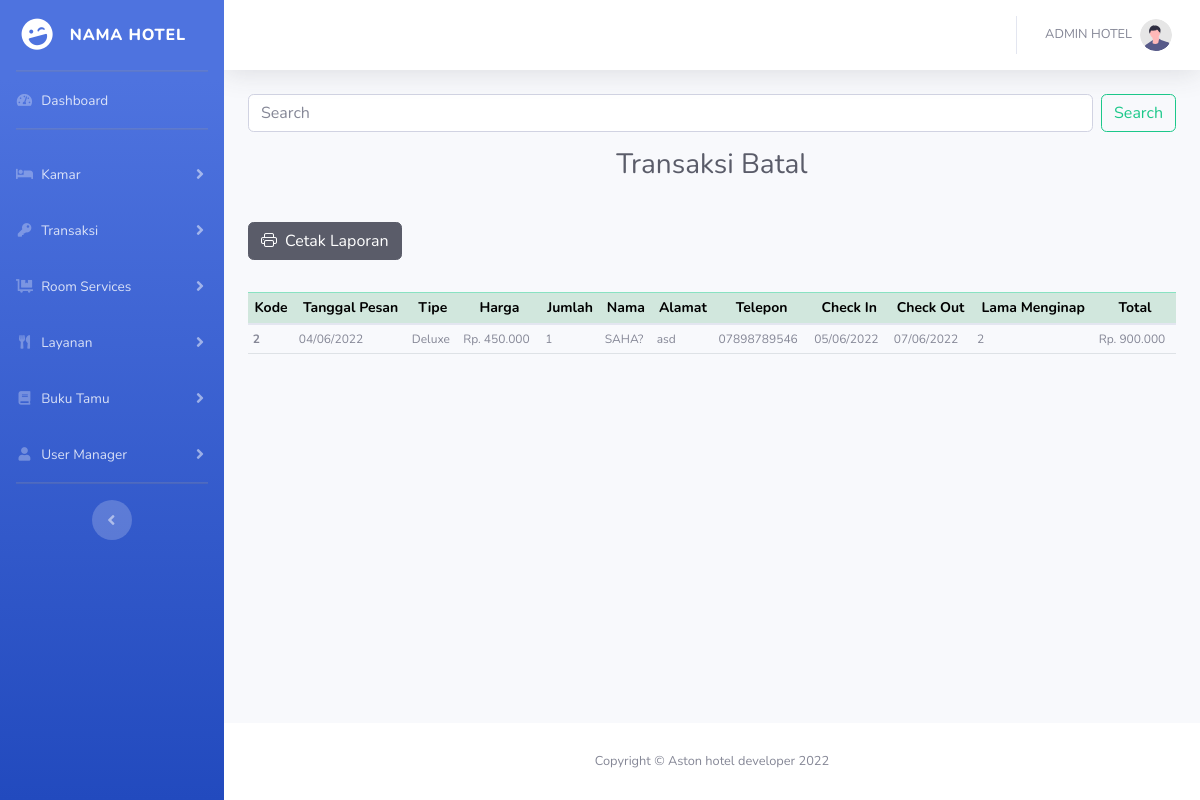
/admin2/transaksibatal.php (signed in), run on the app's committed database.
### tables this page shows
CREATE TABLE IF NOT EXISTS `tamu` (
  `idtamu` int(11) NOT NULL AUTO_INCREMENT,
  `username` varchar(50) NOT NULL,
  `role` varchar(15) NOT NULL DEFAULT 'user',
  `email` varchar(50) NOT NULL,
  `nama` varchar(100) NOT NULL,
  `alamat` varchar(150) NOT NULL,
  `telepon` varchar(15) NOT NULL,
  `password` varchar(255) NOT NULL,
  `foto` varchar(1000) DEFAULT NULL,
  PRIMARY KEY (`idtamu`)
);

CREATE TABLE IF NOT EXISTS `pemesanan` (
  `idpesan` int(11) NOT NULL AUTO_INCREMENT,
  `tglpesan` datetime DEFAULT NULL,
  `batasbayar` datetime DEFAULT NULL,
  `idkamar` varchar(15) DEFAULT NULL,
  `tipe` varchar(20) DEFAULT NULL,
  `harga` int(11) DEFAULT NULL,
  `jumlah` int(11) DEFAULT NULL,
  `idtamu` int(11) DEFAULT NULL,
  `nama` varchar(100) DEFAULT NULL,
  `alamat` varchar(500) DEFAULT NULL,
  `telepon` varchar(15) DEFAULT NULL,
  `tglmasuk` date DEFAULT NULL,
  `tglkeluar` date DEFAULT NULL,
  `lamahari` int(11) DEFAULT NULL,
  `totalbayar` int(11) DEFAULT NULL,
  `status` varchar(50) DEFAULT NULL,
  PRIMARY KEY (`idpesan`),
  KEY `idkamar` (`idkamar`),
  KEY `idtamu` (`idtamu`)
);

### admin2/transaksibatal.php (the view, shortened to what this page needs)
<?php include "view/sidebar.php"; ?>
<div id="content-wrapper" class="d-flex flex-column">
    <div id="content">
        <?php include "view/header.php"; ?>
        <div class="container-fluid">
            <form class="d-flex" role="search" method="GET">
                <input class="form-control me-2" name="keyword" type="text" placeholder="Search" aria-label="Search" autocomplete="off">
                <button class="btn btn-outline-success" type="submit">Search</button>
            </form>
            <h3 class="mb-4 text-gray-800 text-center mt-3">Transaksi Batal</h3>
            <div id="kanan">
                <a href="../function/cetaklaporanbatal.php"><button type="button" class="btn btn-dark mt-3 mb-3"><i class="bi bi-printer me-2"></i>Cetak Laporan</button></a>
                <table class="table table-sm mt-3">
                    <thead class="table-success">
                        <tr style="font-size: 14px;" class="text-center">
                            <th scope="col">Kode</th>
                            <th scope="col">Tanggal Pesan</th>
                            <th scope="col">Tipe</th>
                            <th scope="col">Harga</th>
                            <th scope="col">Jumlah</th>
                            <th scope="col">Nama</th>
                            <th scope="col">Alamat</th>
                            <th scope="col">Telepon</th>
                            <th scope="col">Check In</th>
                            <th scope="col">Check Out</th>
                            <th scope="col">Lama Menginap</th>
                            <th scope="col">Total</th>
                        </tr>
                    </thead>
                    <?php
                    require_once "../function/koneksi.php";
                    if (isset($_GET["keyword"])) {
                        $cari = $_GET["keyword"];
                        $data = mysqli_query($conn, "SELECT * FROM pemesanan WHERE
                        status='Dibatalkan..' AND
                        nama LIKE '%$cari%'");
                    } else {
                        $data = mysqli_query($conn, "SELECT * FROM pemesanan WHERE status='Dibatalkan..'");
                    }
                    while ($row = mysqli_fetch_assoc($data)) {
                        $id = $row['idpesan'];
                        $tglpesan = $row['tglpesan'];
                        $tipe = $row['tipe'];
                        $harga = $row['harga'];
                        $jumlah = $row['jumlah'];
                        $nama = $row['nama'];
                        $alamat = $row['alamat'];
                        $tglmasuk = $row['tglmasuk'];
                        $tglkeluar = $row['tglkeluar'];
                        $lama = $row['lamahari'];
                        $total = $row['totalbayar'];
                        $totalFormat = number_format($total, 0, ',', '.');
                        $hargaFormat = number_format($harga, 0, ',', '.');
                        $tglpesann = date('d/m/Y', strtotime($tglpesan));
                        $tglmasukk = date('d/m/Y', strtotime($tglmasuk));
                        $tglkeluarr = date('d/m/Y', strtotime($tglkeluar));
                    ?>
                        <tbody>
                            <tr style="font-size: 12px;">
                                <th scope="row"><?= $id; ?></th>
                                <td><?= $tglpesann; ?></td>
                                <td><?= $tipe; ?></td>
                                <td>Rp. <?= $hargaFormat; ?></td>
                                <td><?= $jumlah; ?></td>
                                <td><?= $nama; ?></td>
                                <td><?= $alamat; ?></td>
                                <td><?= $telepon; ?></td>
                                <td><?= $tglmasukk; ?></td>
                                <td><?= $tglkeluarr; ?></td>
                                <td><?= $lama; ?></td>
                                <td>Rp. <?= $totalFormat; ?></td>
                            </tr>
                        </tbody>
                    <?php } ?>
                </table>
            </div>
        </div>
    </div>
    <?php include "view/footer.php"; ?>
</div>
</div>
</body>
</html>

### admin2/view/header.php (shortened to what this page needs)
<nav class="navbar navbar-expand navbar-light bg-white topbar mb-4 static-top shadow">
    <ul class="navbar-nav ml-auto">
        <li class="nav-item dropdown no-arrow">
            <a class="nav-link dropdown-toggle" href="#" id="userDropdown" role="button" data-toggle="dropdown" aria-haspopup="true" aria-expanded="false">
                <span class="mr-2 d-none d-lg-inline text-gray-600 small"><?= $nama; ?></span>
                <img class="img-profile rounded-circle" src="img/undraw_profile.svg">
            </a>
        </li>
    </ul>
</nav>

### data on the page
tamu: nama "ADMIN HOTEL", telepon "07898789546"
pemesanan: idpesan "2", tglpesan "04/06/2022", tipe "Deluxe", harga "450.000", jumlah "1", nama "SAHA?", alamat "asd", tglmasuk "05/06/2022", tglkeluar "07/06/2022", lamahari "2", totalbayar "900.000"
